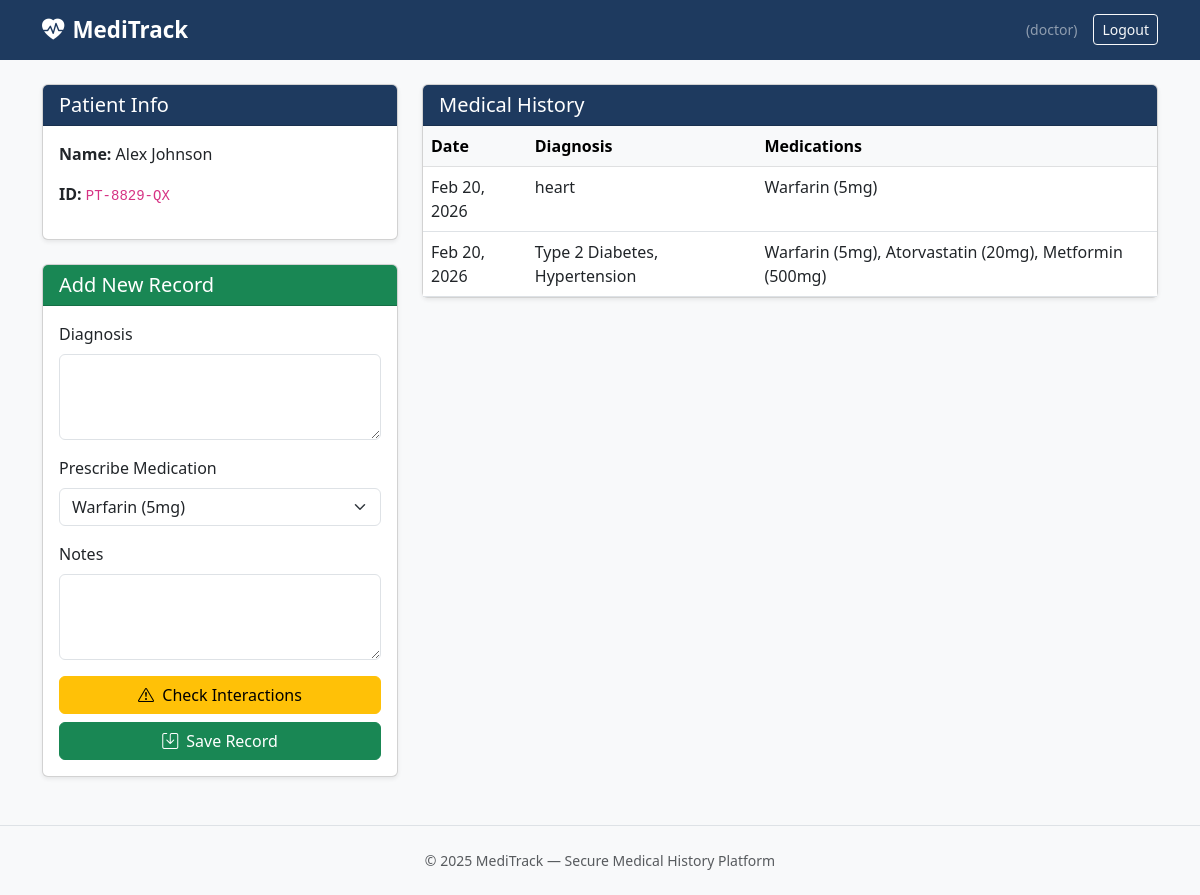
The page /consultation/PT-8829-QX/ (signed in) on the database its author committed.
### core/models.py (models this page shows, shortened)
class CustomUser(AbstractUser):
    PATIENT = 'patient'
    DOCTOR  = 'doctor'
    ROLE_CHOICES = [(PATIENT, 'Patient'), (DOCTOR, 'Doctor')]
    role      = models.CharField(max_length=10, choices=ROLE_CHOICES, default=PATIENT)
    unique_id = models.CharField(max_length=20, unique=True, default=generate_short_id)
    def is_doctor(self):
        return self.role == self.DOCTOR

class MedicalRecord(models.Model):
    patient    = models.ForeignKey(
        CustomUser, on_delete=models.CASCADE,
        related_name='records', limit_choices_to={'role': 'patient'}
    )
    doctor     = models.ForeignKey(
        CustomUser, on_delete=models.SET_NULL, null=True,
        related_name='consultations', limit_choices_to={'role': 'doctor'}
    )
    diagnosis    = models.TextField()
    medications  = models.TextField(
        help_text='Comma-separated list of medications'
    )
    notes        = models.TextField(blank=True)
    created_at   = models.DateTimeField(auto_now_add=True)
    class Meta:
        ordering = ['-created_at']

### core/views.py (the view, shortened to what this page needs)
# urls.py: path('consultation/<str:unique_id>/', views.consultation,   name='consultation'),
@login_required
def consultation(request, unique_id):
    if not request.user.is_doctor():
        return redirect('patient_dashboard')
    patient = get_object_or_404(CustomUser, unique_id=unique_id, role='patient')
    records = MedicalRecord.objects.filter(patient=patient)
    form    = MedicalRecordForm()
    interaction_alert = None
    return render(request, 'core/consultation.html', {
        'patient': patient, 'records': records,
        'form': form, 'interaction_alert': interaction_alert})

### core/forms.py
class MedicalRecordForm(forms.ModelForm):
    class Meta:
        model = MedicalRecord
        fields = ['diagnosis', 'medications', 'notes']
        widgets = {
            'diagnosis':   forms.Textarea(attrs={'class': 'form-control', 'rows': 3}),
            'medications': forms.TextInput(attrs={
                'class': 'form-control',
                'placeholder': 'aspirin, ibuprofen, metformin ...'}),
            'notes': forms.Textarea(attrs={'class': 'form-control', 'rows': 3}),
        }

### core/templates/core/consultation.html (shortened to what this page needs)
{% extends 'core/base.html' %}
{% block content %}
<div class='row'>
  <div class='col-md-4'>
    <div class='card shadow-sm mb-4'>
      <div class='card-header card-header-blue'>
        <h5 class='mb-0'>Patient Info</h5>
      </div>
      <div class='card-body'>
        <p><strong>Name:</strong> {{ patient.get_full_name }}</p>
        <p><strong>ID:</strong> <code>{{ patient.unique_id }}</code></p>
      </div>
    </div>
    <div class='card shadow-sm'>
      <div class='card-header bg-success text-white'>
        <h5 class='mb-0'>Add New Record</h5>
      </div>
      <div class='card-body'>
        <form method='POST'>
          <div class='mb-3'>
            <label class='form-label'>Diagnosis</label>
            {{ form.diagnosis }}
          </div>
<div class='mb-3'>
  <label class='form-label'>Prescribe Medication</label>
  <select name='medications' class='form-select'>
    <option value='Warfarin (5mg)'>Warfarin (5mg)</option>
  </select>
</div>
          <div class='mb-3'>
            <label class='form-label'>Notes</label>
            {{ form.notes }}
          </div>
          <div class='d-grid gap-2'>
            <button type='submit' name='action' value='check'
                    class='btn btn-warning'>
              <i class='bi bi-exclamation-triangle me-1'></i>
              Check Interactions
            </button>
            <button type='submit' name='action' value='save'
                    class='btn btn-success'>
              <i class='bi bi-save me-1'></i> Save Record
            </button>
          </div>
        </form>
      </div>
    </div>
  </div>
  <div class='col-md-8'>
    <div class='card shadow-sm'>
      <div class='card-header card-header-blue'>
        <h5 class='mb-0'>Medical History</h5>
      </div>
      <div class='card-body p-0'>
        <table class='table table-hover mb-0'>
          <thead class='table-light'>
            <tr><th>Date</th><th>Diagnosis</th><th>Medications</th></tr>
          </thead>
          <tbody>
          {% for rec in records %}
            <tr>
              <td>{{ rec.created_at|date:'M d, Y' }}</td>
              <td>{{ rec.diagnosis }}</td>
              <td>{{ rec.medications }}</td>
            </tr>
          {% endfor %}
          </tbody>
        </table>
      </div>
    </div>
  </div>
</div>
{% endblock %}

### core/templates/core/base.html (shortened to what this page needs)
<!DOCTYPE html>
<html lang='en'>
<head>
  <link href='https://cdn.jsdelivr.net/npm/bootstrap@5.3.0/dist/css/bootstrap.min.css' rel='stylesheet'>
  <link href='https://cdn.jsdelivr.net/npm/bootstrap-icons@1.10.5/font/bootstrap-icons.css' rel='stylesheet'>
</head>
<body>
  <nav class='navbar navbar-expand-lg navbar-dark' style='background:#1E3A5F'>
    <div class='container'>
      <a class='navbar-brand' href='/'>
        <i class='bi bi-heart-pulse-fill me-2'></i>MediTrack
      </a>
      {% if user.is_authenticated %}
      <div class='ms-auto d-flex align-items-center gap-3'>
        <span class='text-white-50 small'>
          {{ user.get_full_name }} ({{ user.role }})
        </span>
        <a href='/logout/' class='btn btn-outline-light btn-sm'>Logout</a>
      </div>
      {% endif %}
    </div>
  </nav>
  <main class='container my-4'>
    {% block content %}{% endblock %}
  </main>
  <footer class='text-center py-4 text-muted small border-top mt-5'>
    &copy; 2025 MediTrack &mdash; Secure Medical History Platform
  </footer>
</body>
</html>

### core/templates/core/base.html (style rules this page uses)
body { background: #f8f9fa; }
.navbar-brand { font-weight: 700; font-size: 1.4rem; }
.card-header-blue { background: #1E3A5F; color: white; }

### rows shown on the page
CustomUser: role "doctor"
CustomUser: get_full_name "Alex Johnson", unique_id "PT-8829-QX"
MedicalRecord: created_at "Feb 20, 2026", diagnosis "heart", medications "Warfarin (5mg)"
MedicalRecord: created_at "Feb 20, 2026", diagnosis "Type 2 Diabetes, Hypertension", medications "Warfarin (5mg), Atorvastatin (20mg), Metformin (500mg)"
